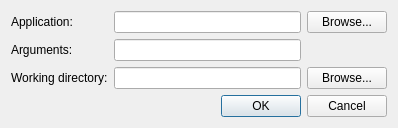
<?xml version="1.0" encoding="UTF-8"?>
<ui version="4.0">
 <class>SelectExternalDialog</class>
 <widget class="QDialog" name="SelectExternalDialog">
  <property name="geometry">
   <rect>
    <x>0</x>
    <y>0</y>
    <width>398</width>
    <height>127</height>
   </rect>
  </property>
  <property name="windowTitle">
   <string>Debug External Application</string>
  </property>
  <layout class="QVBoxLayout" name="verticalLayout">
   <item>
    <layout class="QGridLayout" name="gridLayout">
     <item row="0" column="0">
      <widget class="QLabel" name="label">
       <property name="text">
        <string>Application:</string>
       </property>
      </widget>
     </item>
     <item row="0" column="1">
      <widget class="QLineEdit" name="cmdLineEdit"/>
     </item>
     <item row="0" column="2">
      <widget class="QPushButton" name="cmbPushButton">
       <property name="text">
        <string>Browse...</string>
       </property>
      </widget>
     </item>
     <item row="1" column="0">
      <widget class="QLabel" name="label_2">
       <property name="text">
        <string>Arguments:</string>
       </property>
      </widget>
     </item>
     <item row="1" column="1">
      <widget class="QLineEdit" name="argsLineEdit"/>
     </item>
     <item row="2" column="0">
      <widget class="QLabel" name="label_3">
       <property name="text">
        <string>Working directory:</string>
       </property>
      </widget>
     </item>
     <item row="2" column="1">
      <widget class="QLineEdit" name="workLineEdit"/>
     </item>
     <item row="2" column="2">
      <widget class="QPushButton" name="workPushButton">
       <property name="text">
        <string>Browse...</string>
       </property>
      </widget>
     </item>
    </layout>
   </item>
   <item>
    <widget class="QDialogButtonBox" name="buttonBox">
     <property name="orientation">
      <enum>Qt::Horizontal</enum>
     </property>
     <property name="standardButtons">
      <set>QDialogButtonBox::Cancel|QDialogButtonBox::Ok</set>
     </property>
    </widget>
   </item>
  </layout>
 </widget>
 <resources/>
 <connections>
  <connection>
   <sender>buttonBox</sender>
   <signal>accepted()</signal>
   <receiver>SelectExternalDialog</receiver>
   <slot>accept()</slot>
   <hints>
    <hint type="sourcelabel">
     <x>248</x>
     <y>254</y>
    </hint>
    <hint type="destinationlabel">
     <x>157</x>
     <y>274</y>
    </hint>
   </hints>
  </connection>
  <connection>
   <sender>buttonBox</sender>
   <signal>rejected()</signal>
   <receiver>SelectExternalDialog</receiver>
   <slot>reject()</slot>
   <hints>
    <hint type="sourcelabel">
     <x>316</x>
     <y>260</y>
    </hint>
    <hint type="destinationlabel">
     <x>286</x>
     <y>274</y>
    </hint>
   </hints>
  </connection>
 </connections>
</ui>
